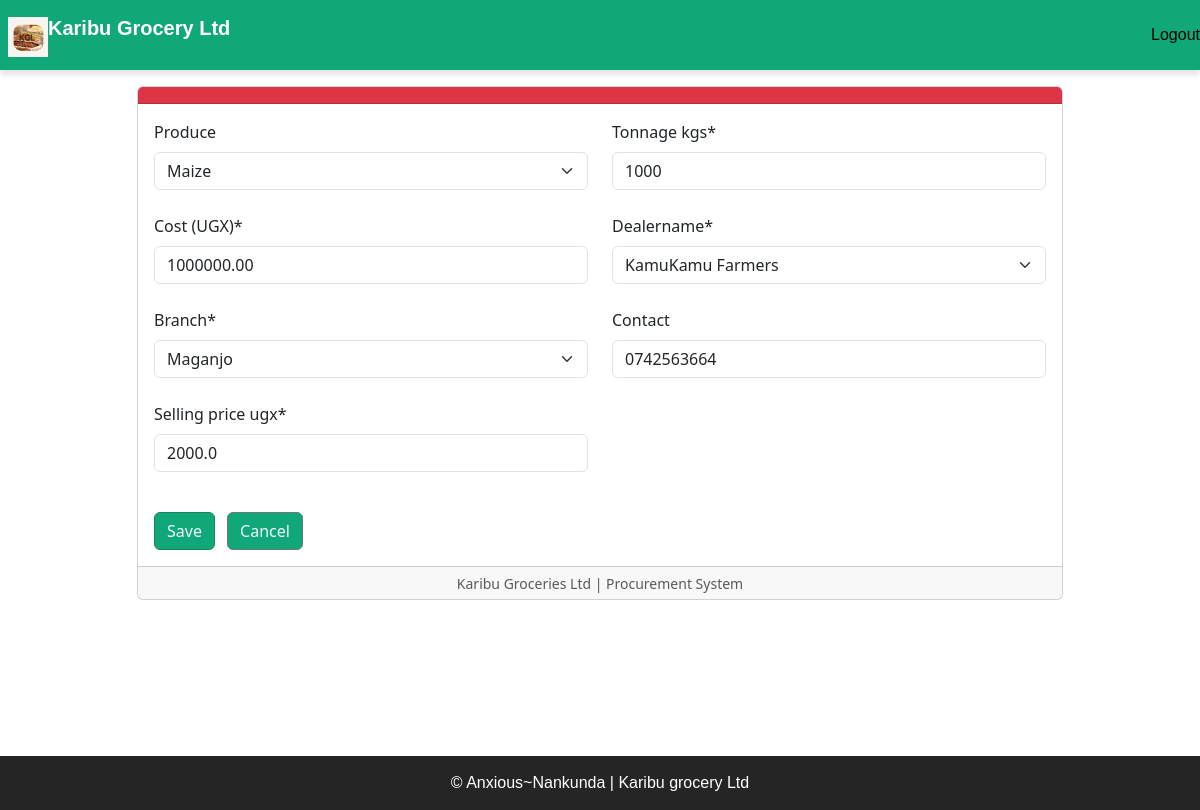
Page /procurements/2/edit/ on the committed database.
### home/models.py (models this page shows, shortened)
class Procurement(models.Model):
    produce = models.ForeignKey(Produce,on_delete=models.CASCADE,blank=True, null=True)
    date = models.DateField(auto_now_add=True)
    time = models.TimeField(auto_now_add=True)
    tonnage_kgs = models.IntegerField(
        validators=[MinValueValidator(1000)],
    )
    costUgx = models.DecimalField(
        max_digits=15,
        decimal_places=2,
        validators=[MinValueValidator(10000)],
        verbose_name="Cost (UGX)"
    )
    dealername = models.ForeignKey(Dealer, on_delete=models.SET_NULL,null=True )
    branch = models.CharField(max_length=20, choices=BRANCH_CHOICES)
    contact = models.CharField(max_length=15,
        validators=[RegexValidator(regex=r'^\+?\d{9,15}$', message="Enter a valid phone number.")],
        blank=True)
    selling_price_ugx = models.FloatField(
    )
    recorded_by = models.ForeignKey(Userprofile,
        on_delete=models.SET_NULL,
        null=True,
        blank=True,
    )
    createdAt = models.DateTimeField(auto_now_add=True)

### home/views.py (the view)
# urls.py: path('procurements/<int:pk>/edit/', views.procurement_edit, name='procurement_edit'),
def procurement_edit(request, pk):
    procurement = get_object_or_404(Procurement, pk=pk)
    if request.method == 'POST':
        form = ProcurementForm(request.POST, instance=procurement)
        if form.is_valid():
            form.save()
            return redirect('procurement_list')
    else:
        form = ProcurementForm(instance=procurement)
    return render(request, 'home/procurement_form.html', {'form': form})

### home/forms.py
class ProcurementForm(ModelForm):
    class Meta:
        model = Procurement
        fields =  ['produce', 'tonnage_kgs', 'costUgx', 'dealername', 'branch', 'contact', 'selling_price_ugx'] # Include all fields from the Procurement model

### home/models.py (called while the page is built)
    def __str__(self):
        return self.name

    def __str__(self):
        return self.name

### home/templates/home/procurement_form.html (shortened to what this page needs)
{% extends 'base.html' %}
{% load crispy_forms_tags %}
{% block content %}
<div class="container mt-3">
    <div class="row justify-content-center">
        <div class="col-lg-10">
            <div class="card">
                <div class="card-header bg-danger text-white py-2">
                </div>
                <div class="card-body py-3">
                    <form method="post" class="needs-validation" novalidate>
                        <div class="row">
                            {% for field in form %}
                                <div class="col-md-6 mb-2">
                                    {{ field|as_crispy_field }}
                                </div>
                            {% endfor %}
                        </div>
                        <div class="mt-3">
                            <button type="submit" class="btn btn-success" style="background-color: rgb(16, 168, 120); color: aliceblue;">Save</button>
                            <a href="{% url 'procurement_list' %}" class="btn btn-secondary ms-2" style="background-color: rgb(16, 168, 120); color: aliceblue;">Cancel</a>
                        </div>
                    </form>
                </div>
                <div class="card-footer text-muted text-center py-1">
                    <small>Karibu Groceries Ltd | Procurement System</small>
                </div>
            </div>
        </div>
    </div>
</div>
{% endblock %}

### home/templates/base.html (style rules this page uses)
body, html { margin: 0; padding: 0; height: 100%; overflow-x: hidden; }

### rows in the picture
Procurement: form "Maize" "1000" "1000000.00" "KamuKamu Farmers" "Maganjo" "0742563664" "2000.0"
